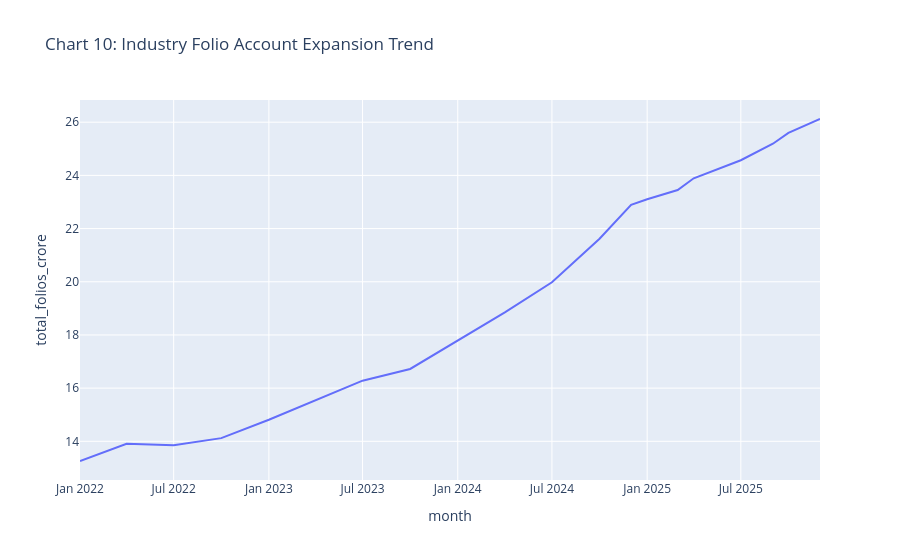

Notebook code cell kept with this figure:
### Markdown cell above
### Section 3: Portfolios and Industry Folio Counts

### Code cell
fig_folio = px.line(clean_folio_count, x='month', y='total_folios_crore', title='Chart 10: Industry Folio Account Expansion Trend')
fig_folio.write_image(str(REPORTS_CHARTS_DIR / 'folio_growth.png'))
fig_folio.show()

pivot_nav = fact_nav[fact_nav['scheme_code'].isin(sampled_codes)].pivot(index='date', columns='scheme_code', values='nav')
returns_corr = pivot_nav.pct_change().corr()
plt.figure(figsize=(8, 6))
sns.heatmap(returns_corr, annot=True, cmap='coolwarm', fmt='.2f', vmin=-1, vmax=1)
plt.title('Chart 11: Portfolio Returns Asset Volatility Correlation Matrix')
plt.savefig(REPORTS_CHARTS_DIR / 'correlation_matrix.png')
plt.show()

plt.figure(figsize=(7, 7))
sector_w = clean_holdings.groupby('sector')['weight_pct'].sum().sort_values(ascending=False).head(10)
plt.pie(sector_w, labels=sector_w.index, autopct='%1.1f%%', wedgeprops=dict(width=0.4))
plt.title('Chart 12: Top 10 Sectoral Portfolio Weight Distribution Donut')
plt.savefig(REPORTS_CHARTS_DIR / 'sector_donut.png')
plt.show()

### Figure 1 — Plotly figure (JSON) as saved in the notebook; plotly's stock layout.template omitted (floating-point values rounded to 4 significant figures)
{"data": [{"hovertemplate": "month=%{x}<br>total_folios_crore=%{y}<extra></extra>", "legendgroup": "", "line": {"color": "#636efa", "dash": "solid"}, "marker": {"symbol": "circle"}, "mode": "lines", "name": "", "orientation": "v", "showlegend": false, "type": "scatter", "x": ["2022-01", "2022-04", "2022-07", "2022-10", "2023-01", "2023-04", "2023-07", "2023-10", "2024-01", "2024-04", "2024-07", "2024-10", "2024-12", "2025-01", "2025-03", "2025-04", "2025-07", "2025-08", "2025-09", "2025-10", "2025-12"], "xaxis": "x", "y": [13.26, 13.91, 13.85, 14.12, 14.81, 15.54, 16.28, 16.72, 17.78, 18.85, 19.98, 21.62, 22.89, 23.1, 23.45, 23.89, 24.57, 24.89, 25.19, 25.6, 26.12], "yaxis": "y"}], "layout": {"legend": {"tracegroupgap": 0}, "title": {"text": "Chart 10: Industry Folio Account Expansion Trend"}, "xaxis": {"anchor": "y", "domain": [0.0, 1.0], "title": {"text": "month"}}, "yaxis": {"anchor": "x", "domain": [0.0, 1.0], "title": {"text": "total_folios_crore"}}}}
